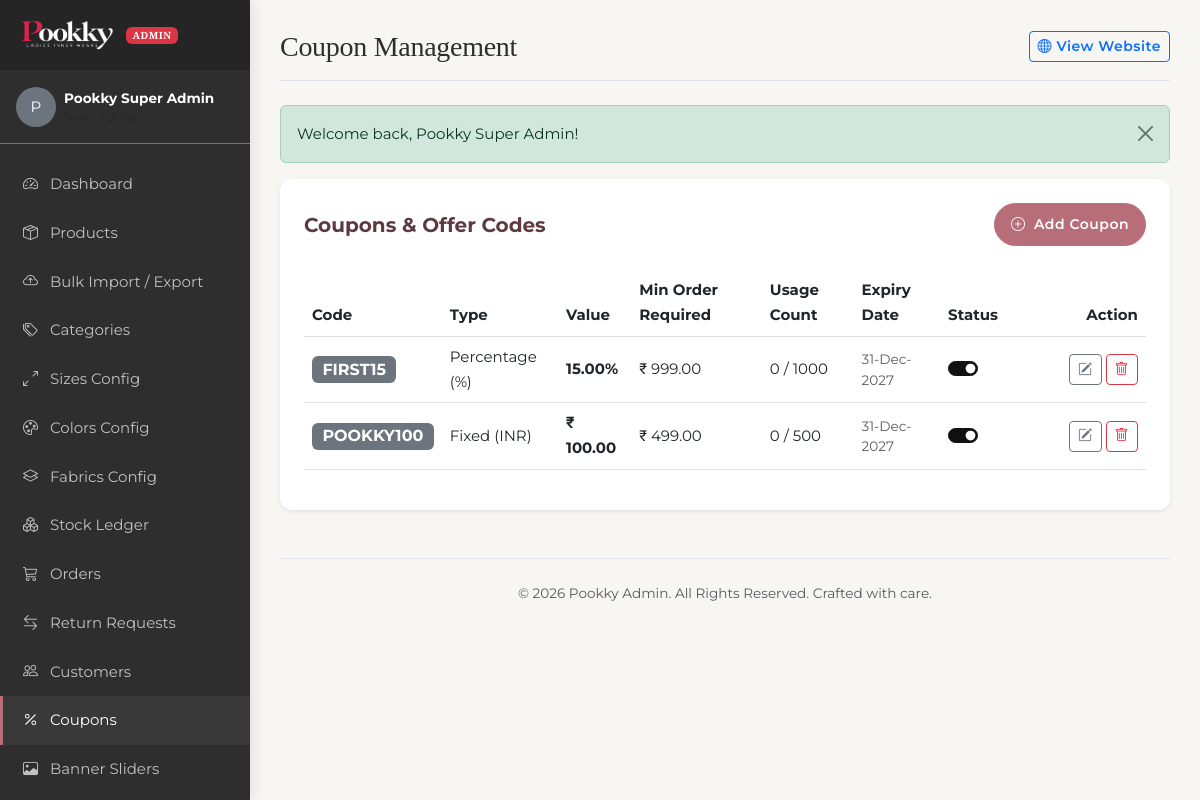
/admin/coupons.php (signed in), run on the app's committed database.
### tables this page shows
CREATE TABLE IF NOT EXISTS coupons (
    id INT AUTO_INCREMENT PRIMARY KEY,
    code VARCHAR(20) NOT NULL UNIQUE,
    discount_type ENUM('percentage', 'fixed') NOT NULL,
    discount_value DECIMAL(10,2) NOT NULL,
    min_order_value DECIMAL(10,2) DEFAULT 0.00,
    expiry_date DATE DEFAULT NULL,
    max_uses INT DEFAULT 0 COMMENT '0=Unlimited',
    used_count INT DEFAULT 0,
    status TINYINT DEFAULT 1,
    created_at TIMESTAMP DEFAULT CURRENT_TIMESTAMP
);

### admin/coupons.php (the view, shortened to what the rows shown need)
<?php
$page_title = 'Coupon Management';
require_once __DIR__ . '/includes/header.php';
$action = $_GET['action'] ?? 'list';
$error = '';
if ($action === 'add' || $action === 'edit'):
    $coupon = null;
    if ($action === 'edit') {
        $id = (int)($_GET['id'] ?? 0);
        $stmt = $pdo->prepare("SELECT * FROM coupons WHERE id = ? LIMIT 1");
        $stmt->execute([$id]);
        $coupon = $stmt->fetch();
        if (!$coupon) {
            set_flash_message('error', 'Coupon not found.');
            header('Location: coupons.php');
            exit;
        }
    }
?>
    <div class="card border-0 shadow-sm p-4 bg-white" style="border-radius: 12px;">
        <h5 class="fw-bold mb-4"><?php echo $action === 'add' ? 'Create New Coupon' : 'Edit Coupon: ' . e($coupon['code']); ?></h5>
        <?php if (!empty($error)): ?>
            <div class="alert alert-danger"><?php echo e($error); ?></div>
        <?php endif; ?>
        <form action="coupons.php?action=<?php echo $action; ?><?php echo $action === 'edit' ? '&id=' . $coupon['id'] : ''; ?>" method="POST">
            <?php echo csrf_field(); ?>
            <?php if ($action === 'edit'): ?>
                <input type="hidden" name="coupon_id" value="<?php echo $coupon['id']; ?>">
            <?php endif; ?>
            <div class="row g-3 mb-4">
                <div class="col-12 col-md-6">
                    <div class="form-floating">
                        <input type="text" class="form-control text-uppercase" id="code" name="code" value="<?php echo e($coupon['code'] ?? ''); ?>" required placeholder="Promo Code (e.g. FESTIVE20)">
                        <label for="code">Promo Code (e.g. FESTIVE20) <span class="text-danger">*</span></label>
                    </div>
                </div>
                <div class="col-12 col-md-3">
                    <div class="form-floating">
                        <select class="form-select" id="discount_type" name="discount_type" required>
                            <option value="fixed" <?php echo (isset($coupon['discount_type']) && $coupon['discount_type'] === 'fixed') ? 'selected' : ''; ?>>Fixed Amount (INR)</option>
                            <option value="percentage" <?php echo (isset($coupon['discount_type']) && $coupon['discount_type'] === 'percentage') ? 'selected' : ''; ?>>Percentage (%)</option>
                        </select>
                        <label for="discount_type">Discount Model <span class="text-danger">*</span></label>
                    </div>
                </div>
                <div class="col-12 col-md-3">
                    <div class="form-floating">
                        <input type="number" step="0.01" class="form-control" id="discount_value" name="discount_value" value="<?php echo e($coupon['discount_value'] ?? ''); ?>" required placeholder="Discount Value (e.g. 100 or 15)">
                        <label for="discount_value">Discount Value <span class="text-danger">*</span></label>
                    </div>
                </div>
                <div class="col-12 col-md-4">
                    <div class="form-floating">
                        <input type="number" step="0.01" class="form-control" id="min_order_value" name="min_order_value" value="<?php echo e($coupon['min_order_value'] ?? '0.00'); ?>" placeholder="Min Order Cart Subtotal">
                        <label for="min_order_value">Min Order Cart Subtotal</label>
                    </div>
                </div>
                <div class="col-12 col-md-4">
                    <div class="form-floating">
                        <input type="date" class="form-control" id="expiry_date" name="expiry_date" value="<?php echo e($coupon['expiry_date'] ?? ''); ?>" placeholder="Expiry Date">
                        <label for="expiry_date">Expiry Date</label>
                    </div>
                </div>
                <div class="col-12 col-md-4">
                    <div class="form-floating">
                        <input type="number" class="form-control" id="max_uses" name="max_uses" value="<?php echo e($coupon['max_uses'] ?? '0'); ?>" placeholder="Max Usage Cap">
                        <label for="max_uses">Max Usage Cap (0 for unlimited)</label>
                    </div>
                </div>
                <div class="col-12">
                    <div class="form-check form-switch mt-2">
                        <input class="form-check-input" type="checkbox" id="status" name="status" <?php echo (!isset($coupon['status']) || $coupon['status'] == 1) ? 'checked' : ''; ?>>
                        <label class="form-check-label small fw-semibold" for="status">Active & Apply-ready</label>
                    </div>
                </div>
            </div>
            <div class="d-flex flex-wrap gap-2">
                <button type="submit" name="<?php echo $action === 'add' ? 'add_coupon' : 'edit_coupon'; ?>" class="btn btn-brand rounded-pill px-4">Save Promo Coupon</button>
                <a href="coupons.php" class="btn btn-outline-secondary rounded-pill px-4">Cancel</a>
            </div>
        </form>
    </div>
<?php else:
    try {
        $coupons_list = $pdo->query("SELECT * FROM coupons ORDER BY id DESC")->fetchAll();
    } catch (PDOException $e) {
        $coupons_list = [];
        $error = 'Error listing coupons: ' . $e->getMessage();
    }
?>
    <div class="card border-0 shadow-sm p-4 bg-white" style="border-radius: 12px;">
        <div class="table-responsive">
            <table class="table table-hover align-middle">
                <thead>
                    <tr>
                        <th>Code</th>
                        <th>Type</th>
                        <th>Value</th>
                        <th>Min Order Required</th>
                        <th>Usage Count</th>
                        <th>Expiry Date</th>
                        <th>Status</th>
                        <th class="text-end" style="width: 140px;">Action</th>
                    </tr>
                </thead>
                <tbody>
                    <?php if (empty($coupons_list)): ?>
                        <tr>
                            <td colspan="8" class="text-center text-muted py-4">No coupons configured yet. Click "Add Coupon" to create promotional offers.</td>
                        </tr>
                    <?php else: ?>
                        <?php foreach ($coupons_list as $cp): ?>
                            <tr>
                                <td><span class="badge bg-secondary fs-6 text-uppercase"><?php echo e($cp['code']); ?></span></td>
                                <td><?php echo $cp['discount_type'] === 'fixed' ? 'Fixed (INR)' : 'Percentage (%)'; ?></td>
                                <td class="fw-bold"><?php echo $cp['discount_type'] === 'fixed' ? format_price($cp['discount_value']) : e($cp['discount_value']) . '%'; ?></td>
                                <td><?php echo format_price($cp['min_order_value']); ?></td>
                                <td>
                                    <?php echo $cp['used_count']; ?> /
                                    <?php echo $cp['max_uses'] > 0 ? $cp['max_uses'] : '<span class="text-muted small">∞</span>'; ?>
                                </td>
                                <td class="small">
                                    <?php if ($cp['expiry_date']): ?>
                                        <?php $expired = strtotime($cp['expiry_date']) < time(); ?>
                                        <span class="<?php echo $expired ? 'text-danger fw-bold' : 'text-muted'; ?>">
                                            <?php echo date('d-M-Y', strtotime($cp['expiry_date'])); ?>
                                        </span>
                                    <?php else: ?>
                                        <span class="text-muted">No Expiry</span>
                                    <?php endif; ?>
                                </td>
                                <td>
                                    <div class="form-check form-switch p-0 m-0">
                                        <input class="form-check-input status-toggle ms-0" type="checkbox" role="switch"
                                               data-table="coupons" data-id="<?php echo $cp['id']; ?>" <?php echo $cp['status'] == 1 ? 'checked' : ''; ?>>
                                    </div>
                                </td>
                                <td class="text-end">
                                    <div class="d-flex gap-1 justify-content-end">
                                        <a href="coupons.php?action=edit&id=<?php echo $cp['id']; ?>" class="btn btn-sm btn-outline-secondary p-1 px-2" title="Edit">
                                            <i class="bi bi-pencil-square"></i>
                                        </a>
                                        <form action="coupons.php" method="POST" onsubmit="return confirm('Delete this coupon?');" style="display:inline;">
                                            <button type="submit" name="delete_coupon" class="btn btn-sm btn-outline-danger p-1 px-2" title="Delete">
                                                <i class="bi bi-trash"></i>
                                            </button>
                                        </form>
                                    </div>
                                </td>
                            </tr>
                        <?php endforeach; ?>
                    <?php endif; ?>
                </tbody>
            </table>
        </div>
    </div>
<?php endif; ?>
<?php require_once __DIR__ . '/includes/footer.php'; ?>

### admin/includes/header.php (shortened to what the rows shown need)
<?php
require_once __DIR__ . '/../../includes/functions.php';
require_once __DIR__ . '/../../includes/auth.php';
$current_admin_id = $_SESSION['admin_id'];
$admin_stmt = $pdo->prepare("
    SELECT a.*, r.name as role_name
    FROM admins a
    JOIN roles r ON a.role_id = r.id
    WHERE a.id = ? LIMIT 1
");
$admin_stmt->execute([$current_admin_id]);
$admin_profile = $admin_stmt->fetch();
$page_title = $page_title ?? 'Admin Dashboard';
?>
<!DOCTYPE html>
<html lang="en">
<head>
    <link href="https://cdn.jsdelivr.net/npm/bootstrap@5.3.0/dist/css/bootstrap.min.css" rel="stylesheet">
    <link href="https://cdn.jsdelivr.net/npm/bootstrap-icons@1.10.0/font/bootstrap-icons.css" rel="stylesheet">
    <link rel="stylesheet" href="../assets/css/style.css?v=2.8">
</head>
<body>
    <div class="admin-sidebar" id="adminSidebar">
        <div class="py-3 px-3 border-bottom border-secondary mb-3 d-flex align-items-center gap-2">
            <div class="rounded-circle bg-secondary d-flex align-items-center justify-content-center text-white font-weight-bold" style="width: 40px; height: 40px;">
                <?php echo strtoupper(substr($admin_profile['name'], 0, 1)); ?>
            </div>
            <div class="text-truncate">
                <div class="text-white small fw-bold"><?php echo e($admin_profile['name']); ?></div>
                <div class="text-muted" style="font-size: 11px;"><?php echo e($admin_profile['role_name']); ?></div>
            </div>
        </div>
    </div>
    <div class="admin-main">
        <header class="d-flex justify-content-between align-items-center mb-4 pb-3 border-bottom">
            <div class="d-flex align-items-center gap-2">
                <h1 class="h3 mb-0"><?php echo e($page_title); ?></h1>
            </div>
        </header>

### data on the page
coupons: code "FIRST15", discount_type "Percentage (%)", discount_value "15.00", min_order_value "₹ 999.00", used_count "0", max_uses "1000", expiry_date "31-Dec-2027", status "☑"
coupons: code "POOKKY100", discount_type "Fixed (INR)", discount_value "₹ 100.00", min_order_value "₹ 499.00", used_count "0", max_uses "500", expiry_date "31-Dec-2027", status "☑"

### other printed values
substr($admin_profile['name'], 0, 1) "P"
$admin_profile['name'] "Pookky Super Admin"
$page_title "Coupon Management"
$msg "Welcome back, Pookky Super Admin!"
SITE_NAME "Pookky"
